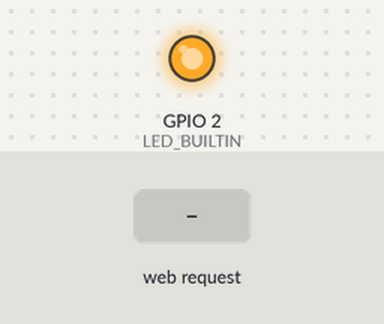
The sketch below on a simulated ESP8266 (NodeMCU). Parts: output pins drawn as LEDs (lit = HIGH, except the on-board LED, lit = LOW). The inputs (shaded band) are chosen by the test bench. WiFi joins after 1.5 s; servers stay silent unless stated; what the sketch prints to the serial monitor is not drawn.

Above: at 2.8 s.
2.9 s: HTTP request GET /ledon received
At 3.3 s:
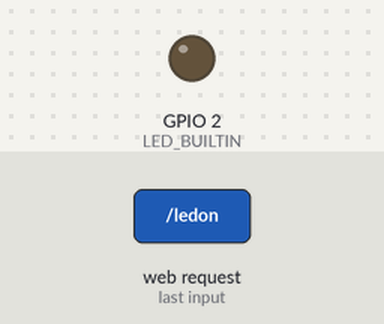
4.4 s: HTTP request GET / received
At 5.7 s:
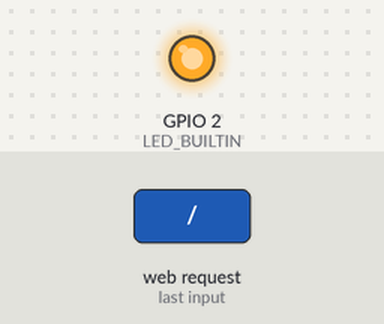
Timing chart, 0 to 7.4 s (numbered marks = the images above; inputs shaded):
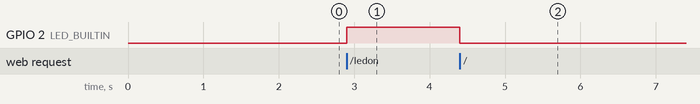

Measured:
- after the input at 2.9 s, GPIO 2 (LED_BUILTIN): LOW → HIGH at once
- after the input at 4.4 s, GPIO 2 (LED_BUILTIN): HIGH → LOW at once

The sketch:

WIFI_WEBSERVER_LED_BUILTIN.ino
```cpp
// Inclusão das bibliotecas
#include <ESP8266WiFi.h>
#include <ESP8266WebServer.h>

// Configração do WiFi
const char* ssid = "ROMERO_2G";  // SSID Wifi
const char* password = "17052015";  // Senha Wifi

// Variáveis de Server e Status do LED
ESP8266WebServer server(80);
bool LEDstatus = LOW;

void setup() {
  // Inicia Serial e LED
  Serial.begin(115200);
  pinMode(LED_BUILTIN, OUTPUT);

  // Inicia Conexão WiFi
  WiFi.mode(WIFI_STA);
  WiFi.begin(ssid, password);
  Serial.println("");

  // Aguarda Conexão e Informa IP
  while (WiFi.status() != WL_CONNECTED) {
    delay(500);
    Serial.print(".");
  }
  Serial.println("");
  Serial.print("Rede WiFi: ");
  Serial.println(ssid);
  Serial.print("Endereço IP: ");
  Serial.println(WiFi.localIP());
  delay(100);

  // Configura Handles do Server e Inicia Server
  server.on("/", handle_OnConnect);
  server.on("/ledon", handle_ledon);
  server.on("/ledoff", handle_ledoff);
  server.onNotFound(handle_NotFound);
  server.begin();
  Serial.println("Servidor HTTP iniciado!");

}

void loop() {
  server.handleClient();    // Faz o Handle
  if (LEDstatus)            // Checa se LED deve acender
    digitalWrite(LED_BUILTIN, HIGH);
  else
    digitalWrite(LED_BUILTIN, LOW);
}

// FUNÇÕES HANDLE PARA HTML SERVER

void handle_OnConnect() {
  LEDstatus = LOW;
  server.send(200, "text/html", SendHTML(false));
}

void handle_ledon() {
  LEDstatus = HIGH;
  server.send(200, "text/html", SendHTML(true));
}

void handle_ledoff() {
  LEDstatus = LOW;
  server.send(200, "text/html", SendHTML(false));
}

void handle_NotFound() {
  server.send(404, "text/plain", "Not found");
}

String SendHTML(uint8_t led) {
  String ptr = "<!DOCTYPE html>\n";
  ptr += "<html>\n";
  ptr += "<head>\n";
  ptr += "<title>Controle do LED</title>\n";
  ptr += "</head>\n";
  ptr += "<body>\n";
  ptr += "<h1>LED</h1>\n";
  ptr += "<p>Clique para Ligar e Desligar o LED.</p>\n";
  ptr += "<form method=\"get\">\n";
  if (led)
    ptr += "<input type=\"button\" value=\"LED OFF\" onclick=\"window.location.href='/ledoff'\">\n";
  else
    ptr += "<input type=\"button\" value=\"LED ON\" onclick=\"window.location.href='/ledon'\">\n";
  ptr += "</form>\n";
  ptr += "</body>\n";
  ptr += "</html>\n";
  return ptr;
}
```
